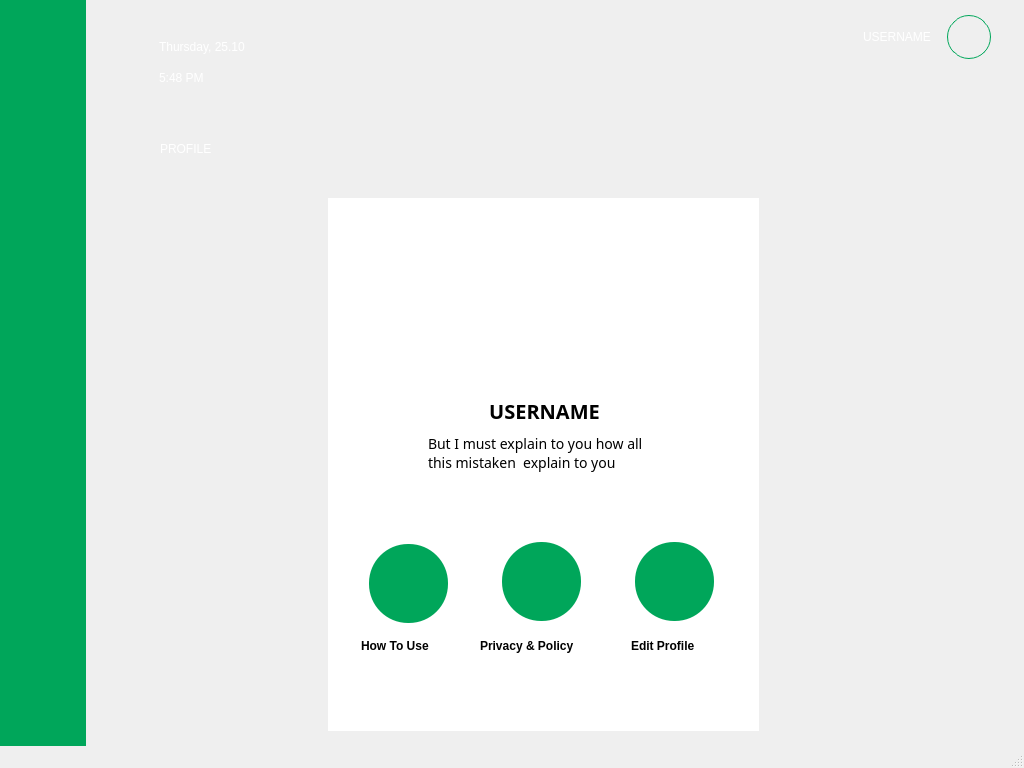
<?xml version="1.0" encoding="UTF-8"?>
<ui version="4.0">
 <class>MainWindow</class>
 <widget class="QMainWindow" name="MainWindow">
  <property name="geometry">
   <rect>
    <x>0</x>
    <y>0</y>
    <width>1024</width>
    <height>768</height>
   </rect>
  </property>
  <property name="windowTitle">
   <string>MainWindow</string>
  </property>
  <widget class="QWidget" name="centralwidget">
   <widget class="QLabel" name="label">
    <property name="geometry">
     <rect>
      <x>0</x>
      <y>0</y>
      <width>1024</width>
      <height>768</height>
     </rect>
    </property>
    <property name="styleSheet">
     <string notr="true">
background-image: url(:/newPrefix/Images/Profile.png);</string>
    </property>
    <property name="text">
     <string/>
    </property>
   </widget>
   <widget class="QPushButton" name="SideBarBtn">
    <property name="geometry">
     <rect>
      <x>-10</x>
      <y>-15</y>
      <width>96</width>
      <height>785</height>
     </rect>
    </property>
    <property name="styleSheet">
     <string notr="true">#SideBarBtn{

border-radius: 2px;
background-color: rgb(0, 166, 90);


}</string>
    </property>
    <property name="text">
     <string/>
    </property>
   </widget>
   <widget class="QLabel" name="dasboardicon">
    <property name="geometry">
     <rect>
      <x>17</x>
      <y>262</y>
      <width>54</width>
      <height>29</height>
     </rect>
    </property>
    <property name="styleSheet">
     <string notr="true">background-image: url(:/newPrefix/Group 308.png);</string>
    </property>
    <property name="text">
     <string/>
    </property>
   </widget>
   <widget class="QLabel" name="psltorduicon">
    <property name="geometry">
     <rect>
      <x>17</x>
      <y>330</y>
      <width>56</width>
      <height>35</height>
     </rect>
    </property>
    <property name="styleSheet">
     <string notr="true">background-image: url(:/newPrefix/Group 309.png);</string>
    </property>
    <property name="text">
     <string/>
    </property>
   </widget>
   <widget class="QLabel" name="audiotoUrduicon">
    <property name="geometry">
     <rect>
      <x>10</x>
      <y>403</y>
      <width>68</width>
      <height>35</height>
     </rect>
    </property>
    <property name="styleSheet">
     <string notr="true">background-image: url(:/newPrefix/Group 310.png);</string>
    </property>
    <property name="text">
     <string/>
    </property>
   </widget>
   <widget class="QLabel" name="profileicon">
    <property name="geometry">
     <rect>
      <x>24</x>
      <y>477</y>
      <width>40</width>
      <height>32</height>
     </rect>
    </property>
    <property name="styleSheet">
     <string notr="true">background-image: url(:/newPrefix/Group 311.png);</string>
    </property>
    <property name="text">
     <string/>
    </property>
   </widget>
   <widget class="QLabel" name="LogoLabel">
    <property name="geometry">
     <rect>
      <x>14</x>
      <y>47</y>
      <width>51</width>
      <height>41</height>
     </rect>
    </property>
    <property name="styleSheet">
     <string notr="true">background-image: url(:/newPrefix/Images/check.png);</string>
    </property>
    <property name="text">
     <string/>
    </property>
   </widget>
   <widget class="QLabel" name="day">
    <property name="geometry">
     <rect>
      <x>159</x>
      <y>37</y>
      <width>123</width>
      <height>19</height>
     </rect>
    </property>
    <property name="styleSheet">
     <string notr="true">#day{
font: 16px &quot;Montserrat&quot;;
text-align: left;
letter-spacing: 0px;
color: #FFFFFF;
opacity: 1;

}</string>
    </property>
    <property name="text">
     <string>Thursday, 25.10 </string>
    </property>
   </widget>
   <widget class="QLabel" name="timelabel">
    <property name="geometry">
     <rect>
      <x>159</x>
      <y>52</y>
      <width>115</width>
      <height>52</height>
     </rect>
    </property>
    <property name="styleSheet">
     <string notr="true">#timelabel{
text-align: left;
letter-spacing: NaNpx;
color: #FFFFFF;
opacity: 1;
font: 28px &quot;Montserrat&quot;;


}</string>
    </property>
    <property name="text">
     <string>5:48 PM</string>
    </property>
   </widget>
   <widget class="QLabel" name="profilelabel">
    <property name="geometry">
     <rect>
      <x>160</x>
      <y>135</y>
      <width>98</width>
      <height>27</height>
     </rect>
    </property>
    <property name="styleSheet">
     <string notr="true">#profilelabel{
text-align: left;
font: 22px &quot;Montserrat&quot;;
letter-spacing: 0px;
color: #FFFFFF;
opacity: 1;




}</string>
    </property>
    <property name="text">
     <string>PROFILE</string>
    </property>
   </widget>
   <widget class="QLabel" name="NotiLabel">
    <property name="geometry">
     <rect>
      <x>764</x>
      <y>27</y>
      <width>16</width>
      <height>20</height>
     </rect>
    </property>
    <property name="styleSheet">
     <string notr="true">
background-image: url(:/newPrefix/Icon ionic-ios-notifications-outline.png);</string>
    </property>
    <property name="text">
     <string/>
    </property>
   </widget>
   <widget class="QLabel" name="MsgLabel">
    <property name="geometry">
     <rect>
      <x>812</x>
      <y>27</y>
      <width>16</width>
      <height>16</height>
     </rect>
    </property>
    <property name="styleSheet">
     <string notr="true">background-image: url(:/newPrefix/Icon feather-message-square.png);</string>
    </property>
    <property name="text">
     <string/>
    </property>
   </widget>
   <widget class="QLabel" name="UsernameLabel">
    <property name="geometry">
     <rect>
      <x>863</x>
      <y>30</y>
      <width>72</width>
      <height>14</height>
     </rect>
    </property>
    <property name="styleSheet">
     <string notr="true">#UsernameLabel{
font: 11px &quot;Montserrat&quot;;
color: #FFFFFF;
opacity: 1;



}</string>
    </property>
    <property name="text">
     <string>USERNAME</string>
    </property>
   </widget>
   <widget class="QPushButton" name="ProfilepushButton">
    <property name="geometry">
     <rect>
      <x>947</x>
      <y>15</y>
      <width>44</width>
      <height>44</height>
     </rect>
    </property>
    <property name="styleSheet">
     <string notr="true">#ProfilepushButton{

	background-image: url(:/newPrefix/Path 206.png);
border: 1px solid #00A65A;
border-radius: 22px;
background-color: Transparent;




}</string>
    </property>
    <property name="text">
     <string/>
    </property>
   </widget>
   <widget class="QPushButton" name="ProfBoxPicpushBtn">
    <property name="geometry">
     <rect>
      <x>466</x>
      <y>200</y>
      <width>156</width>
      <height>160</height>
     </rect>
    </property>
    <property name="styleSheet">
     <string notr="true">#ProfBoxPicpushBtn{
image: url(:/newPrefix/Ellipse 33.png);

border-radius: 100px;
background-color: Transparent;




}</string>
    </property>
    <property name="text">
     <string/>
    </property>
   </widget>
   <widget class="QLabel" name="usernameLabel">
    <property name="geometry">
     <rect>
      <x>453</x>
      <y>399</y>
      <width>183</width>
      <height>24</height>
     </rect>
    </property>
    <property name="styleSheet">
     <string notr="true">#usernameLabel{
color: rgb(0, 0, 0);
text-align: center;
font: 20px Montserrat;
font-weight:600;
letter-spacing: 0px;
opacity: 1;
}</string>
    </property>
    <property name="text">
     <string notr="true">USERNAME</string>
    </property>
    <property name="alignment">
     <set>Qt::AlignCenter</set>
    </property>
   </widget>
   <widget class="QLabel" name="linelabel">
    <property name="geometry">
     <rect>
      <x>362</x>
      <y>500</y>
      <width>364</width>
      <height>16</height>
     </rect>
    </property>
    <property name="styleSheet">
     <string notr="true">image: url(:/newPrefix/Images/profile5.png);
</string>
    </property>
    <property name="text">
     <string/>
    </property>
   </widget>
   <widget class="QPushButton" name="howToUseBtn">
    <property name="geometry">
     <rect>
      <x>369</x>
      <y>544</y>
      <width>79</width>
      <height>79</height>
     </rect>
    </property>
    <property name="styleSheet">
     <string notr="true">#howToUseBtn{
border-radius: 39px;
background-color: #00A65A;
opacity: 1;
	image: url(:/newPrefix/noun_Curious_3194465.png);
}</string>
    </property>
    <property name="text">
     <string/>
    </property>
   </widget>
   <widget class="QPushButton" name="privacyPolBtn">
    <property name="geometry">
     <rect>
      <x>502</x>
      <y>542</y>
      <width>79</width>
      <height>79</height>
     </rect>
    </property>
    <property name="styleSheet">
     <string notr="true">#privacyPolBtn{
border-radius: 39px;
background-color: #00A65A;
opacity: 1;
	image: url(:/newPrefix/noun_privacy policy_3908089.png);
}</string>
    </property>
    <property name="text">
     <string/>
    </property>
   </widget>
   <widget class="QPushButton" name="editProfileBtn">
    <property name="geometry">
     <rect>
      <x>635</x>
      <y>542</y>
      <width>79</width>
      <height>79</height>
     </rect>
    </property>
    <property name="styleSheet">
     <string notr="true">#editProfileBtn{
	image: url(:/newPrefix/noun_Edit Profile_934563.png);
border-radius: 39px;
background-color: #00A65A;
opacity: 1;

}</string>
    </property>
    <property name="text">
     <string/>
    </property>
   </widget>
   <widget class="QLabel" name="label_2">
    <property name="geometry">
     <rect>
      <x>328</x>
      <y>198</y>
      <width>431</width>
      <height>533</height>
     </rect>
    </property>
    <property name="styleSheet">
     <string notr="true">background-color: rgb(255, 255, 255);</string>
    </property>
    <property name="text">
     <string/>
    </property>
   </widget>
   <widget class="QPlainTextEdit" name="plainTextEdit">
    <property name="enabled">
     <bool>true</bool>
    </property>
    <property name="geometry">
     <rect>
      <x>424</x>
      <y>430</y>
      <width>239</width>
      <height>51</height>
     </rect>
    </property>
    <property name="styleSheet">
     <string notr="true">#plainTextEdit{
font: 14px Montserrat;
letter-spacing: 0px;
color: #000000;
opacity: 1;
border:none;

}</string>
    </property>
    <property name="plainText">
     <string>But I must explain to you how all this mistaken  explain to you</string>
    </property>
   </widget>
   <widget class="QLabel" name="HowtoUseLabel">
    <property name="geometry">
     <rect>
      <x>361</x>
      <y>636</y>
      <width>101</width>
      <height>19</height>
     </rect>
    </property>
    <property name="styleSheet">
     <string notr="true">#HowtoUseLabel{
color: rgb(0, 0, 0);
font: 16px &quot;Montserrat&quot;;
font-weight:600;



}</string>
    </property>
    <property name="text">
     <string>How To Use</string>
    </property>
   </widget>
   <widget class="QLabel" name="PrivacyPolicyLabel">
    <property name="geometry">
     <rect>
      <x>480</x>
      <y>636</y>
      <width>141</width>
      <height>19</height>
     </rect>
    </property>
    <property name="styleSheet">
     <string notr="true">#PrivacyPolicyLabel{
color: rgb(0, 0, 0);
font: 16px &quot;Montserrat&quot;;
font-weight:600;



}</string>
    </property>
    <property name="text">
     <string>Privacy &amp; Policy</string>
    </property>
   </widget>
   <widget class="QLabel" name="EditProfileLabel">
    <property name="geometry">
     <rect>
      <x>631</x>
      <y>636</y>
      <width>98</width>
      <height>19</height>
     </rect>
    </property>
    <property name="styleSheet">
     <string notr="true">#EditProfileLabel{
color: rgb(0, 0, 0);
font: 16px &quot;Montserrat&quot;;
font-weight:600;



}</string>
    </property>
    <property name="text">
     <string>Edit Profile</string>
    </property>
   </widget>
   <widget class="QLabel" name="ProfileLabel">
    <property name="geometry">
     <rect>
      <x>466</x>
      <y>224</y>
      <width>156</width>
      <height>160</height>
     </rect>
    </property>
    <property name="styleSheet">
     <string notr="true">image: url(:/newPrefix/ProfileSnippetIcon.png);</string>
    </property>
    <property name="text">
     <string/>
    </property>
   </widget>
   <zorder>label</zorder>
   <zorder>SideBarBtn</zorder>
   <zorder>dasboardicon</zorder>
   <zorder>psltorduicon</zorder>
   <zorder>audiotoUrduicon</zorder>
   <zorder>profileicon</zorder>
   <zorder>LogoLabel</zorder>
   <zorder>day</zorder>
   <zorder>timelabel</zorder>
   <zorder>profilelabel</zorder>
   <zorder>NotiLabel</zorder>
   <zorder>MsgLabel</zorder>
   <zorder>UsernameLabel</zorder>
   <zorder>ProfilepushButton</zorder>
   <zorder>ProfBoxPicpushBtn</zorder>
   <zorder>label_2</zorder>
   <zorder>linelabel</zorder>
   <zorder>usernameLabel</zorder>
   <zorder>privacyPolBtn</zorder>
   <zorder>howToUseBtn</zorder>
   <zorder>editProfileBtn</zorder>
   <zorder>plainTextEdit</zorder>
   <zorder>HowtoUseLabel</zorder>
   <zorder>PrivacyPolicyLabel</zorder>
   <zorder>EditProfileLabel</zorder>
   <zorder>ProfileLabel</zorder>
  </widget>
  <widget class="QStatusBar" name="statusbar"/>
 </widget>
 <resources>
  <include location="profileBack.qrc"/>
  <include location="HowtoUseIcon.qrc"/>
  <include location="ProfileSnipet.qrc"/>
  <include location="editProfile.qrc"/>
  <include location="privacyPolicyIcon.qrc"/>
  <include location="UseIcon.qrc"/>
  <include location="circleProfileBg.qrc"/>
  <include location="profileLine.qrc"/>
  <include location="ProfileLargePic.qrc"/>
  <include location="profileBox.qrc"/>
  <include location="MesIcon.qrc"/>
  <include location="NotiIcon.qrc"/>
  <include location="sidebarlogo.qrc"/>
  <include location="ProfileIcon.qrc"/>
  <include location="ProfileImg.qrc"/>
  <include location="AudiotoUrduIcon.qrc"/>
  <include location="PsltoUrduIcon.qrc"/>
  <include location="dasboardIcon.qrc"/>
 </resources>
 <connections/>
</ui>
